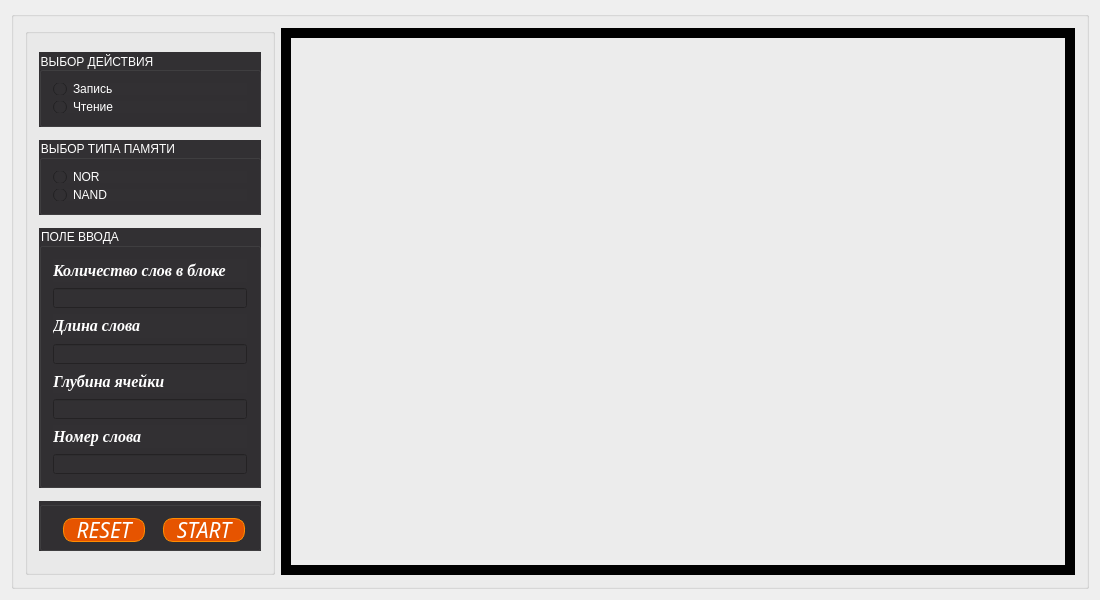
<?xml version="1.0" encoding="UTF-8"?>
<ui version="4.0">
 <class>MainWindow</class>
 <widget class="QMainWindow" name="MainWindow">
  <property name="windowModality">
   <enum>Qt::NonModal</enum>
  </property>
  <property name="enabled">
   <bool>true</bool>
  </property>
  <property name="geometry">
   <rect>
    <x>0</x>
    <y>0</y>
    <width>1100</width>
    <height>600</height>
   </rect>
  </property>
  <property name="minimumSize">
   <size>
    <width>1100</width>
    <height>600</height>
   </size>
  </property>
  <property name="font">
   <font>
    <weight>50</weight>
    <bold>false</bold>
   </font>
  </property>
  <property name="mouseTracking">
   <bool>true</bool>
  </property>
  <property name="contextMenuPolicy">
   <enum>Qt::CustomContextMenu</enum>
  </property>
  <property name="acceptDrops">
   <bool>true</bool>
  </property>
  <property name="windowTitle">
   <string>MainWindow</string>
  </property>
  <property name="toolTipDuration">
   <number>0</number>
  </property>
  <property name="accessibleDescription">
   <string/>
  </property>
  <property name="layoutDirection">
   <enum>Qt::LeftToRight</enum>
  </property>
  <property name="autoFillBackground">
   <bool>false</bool>
  </property>
  <property name="styleSheet">
   <string notr="true">background-image: url(:/new/prefix1/AZ_GIRL.jpg);
background-size: 100% 100%;

</string>
  </property>
  <property name="iconSize">
   <size>
    <width>24</width>
    <height>24</height>
   </size>
  </property>
  <property name="toolButtonStyle">
   <enum>Qt::ToolButtonIconOnly</enum>
  </property>
  <property name="animated">
   <bool>true</bool>
  </property>
  <property name="unifiedTitleAndToolBarOnMac">
   <bool>false</bool>
  </property>
  <widget class="QWidget" name="centralWidget">
   <property name="autoFillBackground">
    <bool>false</bool>
   </property>
   <property name="styleSheet">
    <string notr="true"/>
   </property>
   <layout class="QHBoxLayout" name="horizontalLayout">
    <item>
     <widget class="QGroupBox" name="Main_group_box">
      <property name="minimumSize">
       <size>
        <width>0</width>
        <height>0</height>
       </size>
      </property>
      <property name="styleSheet">
       <string notr="true">background: transparent;</string>
      </property>
      <property name="title">
       <string/>
      </property>
      <layout class="QHBoxLayout" name="horizontalLayout_2">
       <item>
        <widget class="QGroupBox" name="Optional_group_box">
         <property name="minimumSize">
          <size>
           <width>0</width>
           <height>0</height>
          </size>
         </property>
         <property name="maximumSize">
          <size>
           <width>250</width>
           <height>550</height>
          </size>
         </property>
         <property name="styleSheet">
          <string notr="true">background: transparent;</string>
         </property>
         <property name="title">
          <string/>
         </property>
         <layout class="QVBoxLayout" name="verticalLayout">
          <item>
           <widget class="QGroupBox" name="groupBox">
            <property name="minimumSize">
             <size>
              <width>0</width>
              <height>0</height>
             </size>
            </property>
            <property name="maximumSize">
             <size>
              <width>240</width>
              <height>75</height>
             </size>
            </property>
            <property name="styleSheet">
             <string notr="true">color: white;
background-color: #323033;</string>
            </property>
            <property name="title">
             <string>ВЫБОР ДЕЙСТВИЯ</string>
            </property>
            <layout class="QVBoxLayout" name="verticalLayout_10">
             <item>
              <widget class="QRadioButton" name="WriteRadioButton">
               <property name="styleSheet">
                <string notr="true">color: white;</string>
               </property>
               <property name="text">
                <string>Запись</string>
               </property>
              </widget>
             </item>
             <item>
              <widget class="QRadioButton" name="ReadRadioButton">
               <property name="styleSheet">
                <string notr="true">color: white;</string>
               </property>
               <property name="text">
                <string>Чтение</string>
               </property>
              </widget>
             </item>
            </layout>
           </widget>
          </item>
          <item>
           <widget class="QGroupBox" name="groupBox_2">
            <property name="minimumSize">
             <size>
              <width>0</width>
              <height>0</height>
             </size>
            </property>
            <property name="maximumSize">
             <size>
              <width>240</width>
              <height>75</height>
             </size>
            </property>
            <property name="styleSheet">
             <string notr="true">color: white;
background-color: #323033;</string>
            </property>
            <property name="title">
             <string>ВЫБОР ТИПА ПАМЯТИ</string>
            </property>
            <layout class="QVBoxLayout" name="verticalLayout_11">
             <item>
              <widget class="QRadioButton" name="NORRadioButton">
               <property name="styleSheet">
                <string notr="true">color: white;</string>
               </property>
               <property name="text">
                <string>NOR</string>
               </property>
              </widget>
             </item>
             <item>
              <widget class="QRadioButton" name="NANDRadioButton">
               <property name="styleSheet">
                <string notr="true">color: white;</string>
               </property>
               <property name="text">
                <string>NAND</string>
               </property>
              </widget>
             </item>
            </layout>
           </widget>
          </item>
          <item>
           <widget class="QGroupBox" name="Entry_Field">
            <property name="minimumSize">
             <size>
              <width>0</width>
              <height>0</height>
             </size>
            </property>
            <property name="maximumSize">
             <size>
              <width>240</width>
              <height>260</height>
             </size>
            </property>
            <property name="styleSheet">
             <string notr="true">color: white;
background-color: #323033;</string>
            </property>
            <property name="title">
             <string>ПОЛЕ ВВОДА</string>
            </property>
            <layout class="QVBoxLayout" name="verticalLayout_4">
             <item>
              <widget class="QLabel" name="CountWordInBlockInfoLabel">
               <property name="minimumSize">
                <size>
                 <width>0</width>
                 <height>0</height>
                </size>
               </property>
               <property name="maximumSize">
                <size>
                 <width>200</width>
                 <height>25</height>
                </size>
               </property>
               <property name="font">
                <font>
                 <family>Times New Roman</family>
                 <pointsize>12</pointsize>
                 <weight>75</weight>
                 <italic>true</italic>
                 <bold>true</bold>
                </font>
               </property>
               <property name="styleSheet">
                <string notr="true">color: white;</string>
               </property>
               <property name="text">
                <string>&lt;html&gt;&lt;head/&gt;&lt;body&gt;&lt;p&gt;&lt;span style=&quot; font-weight:600;&quot;&gt;Количество слов в блоке&lt;/span&gt;&lt;/p&gt;&lt;/body&gt;&lt;/html&gt;</string>
               </property>
               <property name="alignment">
                <set>Qt::AlignJustify|Qt::AlignVCenter</set>
               </property>
               <property name="indent">
                <number>2</number>
               </property>
              </widget>
             </item>
             <item>
              <widget class="QLineEdit" name="CountWordInBlockLineEdit">
               <property name="minimumSize">
                <size>
                 <width>0</width>
                 <height>0</height>
                </size>
               </property>
               <property name="maximumSize">
                <size>
                 <width>200</width>
                 <height>20</height>
                </size>
               </property>
               <property name="styleSheet">
                <string notr="true"/>
               </property>
              </widget>
             </item>
             <item>
              <widget class="QLabel" name="WordLengthInfoLabel">
               <property name="minimumSize">
                <size>
                 <width>0</width>
                 <height>0</height>
                </size>
               </property>
               <property name="maximumSize">
                <size>
                 <width>200</width>
                 <height>25</height>
                </size>
               </property>
               <property name="font">
                <font>
                 <family>Times New Roman</family>
                 <pointsize>12</pointsize>
                 <weight>75</weight>
                 <italic>true</italic>
                 <bold>true</bold>
                </font>
               </property>
               <property name="styleSheet">
                <string notr="true">color: white;</string>
               </property>
               <property name="text">
                <string>&lt;html&gt;&lt;head/&gt;&lt;body&gt;&lt;p&gt;&lt;span style=&quot; font-weight:600;&quot;&gt;Длина слова&lt;/span&gt;&lt;/p&gt;&lt;/body&gt;&lt;/html&gt;</string>
               </property>
               <property name="alignment">
                <set>Qt::AlignJustify|Qt::AlignVCenter</set>
               </property>
               <property name="indent">
                <number>33</number>
               </property>
              </widget>
             </item>
             <item>
              <widget class="QLineEdit" name="WordLengthLineEdit">
               <property name="minimumSize">
                <size>
                 <width>0</width>
                 <height>0</height>
                </size>
               </property>
               <property name="maximumSize">
                <size>
                 <width>200</width>
                 <height>20</height>
                </size>
               </property>
               <property name="styleSheet">
                <string notr="true"/>
               </property>
              </widget>
             </item>
             <item>
              <widget class="QLabel" name="CellDepthInfoLabel">
               <property name="font">
                <font>
                 <family>Times New Roman</family>
                 <pointsize>12</pointsize>
                 <weight>75</weight>
                 <italic>true</italic>
                 <bold>true</bold>
                </font>
               </property>
               <property name="styleSheet">
                <string notr="true">color: white;</string>
               </property>
               <property name="text">
                <string>&lt;html&gt;&lt;head/&gt;&lt;body&gt;&lt;p&gt;&lt;span style=&quot; font-weight:600;&quot;&gt;Глубина ячейки&lt;/span&gt;&lt;/p&gt;&lt;/body&gt;&lt;/html&gt;</string>
               </property>
               <property name="alignment">
                <set>Qt::AlignJustify|Qt::AlignVCenter</set>
               </property>
               <property name="indent">
                <number>25</number>
               </property>
              </widget>
             </item>
             <item>
              <widget class="QLineEdit" name="CellDepthLineEdit">
               <property name="minimumSize">
                <size>
                 <width>0</width>
                 <height>0</height>
                </size>
               </property>
               <property name="maximumSize">
                <size>
                 <width>200</width>
                 <height>20</height>
                </size>
               </property>
              </widget>
             </item>
             <item>
              <widget class="QLabel" name="BitWordNumberInfoLabel">
               <property name="minimumSize">
                <size>
                 <width>0</width>
                 <height>0</height>
                </size>
               </property>
               <property name="maximumSize">
                <size>
                 <width>200</width>
                 <height>25</height>
                </size>
               </property>
               <property name="font">
                <font>
                 <family>Times New Roman</family>
                 <pointsize>12</pointsize>
                 <weight>75</weight>
                 <italic>true</italic>
                 <bold>true</bold>
                </font>
               </property>
               <property name="layoutDirection">
                <enum>Qt::LeftToRight</enum>
               </property>
               <property name="autoFillBackground">
                <bool>false</bool>
               </property>
               <property name="styleSheet">
                <string notr="true">color: white;</string>
               </property>
               <property name="frameShape">
                <enum>QFrame::NoFrame</enum>
               </property>
               <property name="frameShadow">
                <enum>QFrame::Plain</enum>
               </property>
               <property name="lineWidth">
                <number>10</number>
               </property>
               <property name="midLineWidth">
                <number>2</number>
               </property>
               <property name="text">
                <string>Номер слова</string>
               </property>
               <property name="textFormat">
                <enum>Qt::AutoText</enum>
               </property>
               <property name="scaledContents">
                <bool>false</bool>
               </property>
               <property name="alignment">
                <set>Qt::AlignJustify|Qt::AlignVCenter</set>
               </property>
               <property name="indent">
                <number>28</number>
               </property>
              </widget>
             </item>
             <item>
              <widget class="QLineEdit" name="BitWordNumber">
               <property name="minimumSize">
                <size>
                 <width>0</width>
                 <height>0</height>
                </size>
               </property>
               <property name="maximumSize">
                <size>
                 <width>200</width>
                 <height>20</height>
                </size>
               </property>
              </widget>
             </item>
            </layout>
           </widget>
          </item>
          <item>
           <widget class="QGroupBox" name="Button_group_box">
            <property name="minimumSize">
             <size>
              <width>0</width>
              <height>0</height>
             </size>
            </property>
            <property name="maximumSize">
             <size>
              <width>240</width>
              <height>50</height>
             </size>
            </property>
            <property name="styleSheet">
             <string notr="true">background-color: #323033;</string>
            </property>
            <property name="title">
             <string/>
            </property>
            <layout class="QHBoxLayout" name="horizontalLayout_3">
             <item>
              <widget class="QPushButton" name="ResetButton">
               <property name="minimumSize">
                <size>
                 <width>102</width>
                 <height>24</height>
                </size>
               </property>
               <property name="maximumSize">
                <size>
                 <width>200</width>
                 <height>50</height>
                </size>
               </property>
               <property name="font">
                <font>
                 <family>Monotype Corsiva</family>
                 <pointsize>16</pointsize>
                 <weight>50</weight>
                 <italic>true</italic>
                 <bold>false</bold>
                </font>
               </property>
               <property name="styleSheet">
                <string notr="true">QPushButton
{
background-color: #E65400;
border: 1px solid #FF8C00;
border-radius: 10px;
min-width: 80%;
min-height: 22%;
margin-left: 10%;
margin-right: 10%;
color: white;
}
QPushButton:pressed
{
	border: 2px solid #696969;
	border-radius: 10px;
	box-shadow: inset 0 0 6px;
}</string>
               </property>
               <property name="text">
                <string>RESET</string>
               </property>
              </widget>
             </item>
             <item>
              <widget class="QPushButton" name="StartButton">
               <property name="sizePolicy">
                <sizepolicy hsizetype="Minimum" vsizetype="Fixed">
                 <horstretch>50</horstretch>
                 <verstretch>30</verstretch>
                </sizepolicy>
               </property>
               <property name="minimumSize">
                <size>
                 <width>102</width>
                 <height>24</height>
                </size>
               </property>
               <property name="maximumSize">
                <size>
                 <width>200</width>
                 <height>50</height>
                </size>
               </property>
               <property name="palette">
                <palette>
                 <active>
                  <colorrole role="WindowText">
                   <brush brushstyle="SolidPattern">
                    <color alpha="255">
                     <red>255</red>
                     <green>255</green>
                     <blue>255</blue>
                    </color>
                   </brush>
                  </colorrole>
                  <colorrole role="Button">
                   <brush brushstyle="SolidPattern">
                    <color alpha="255">
                     <red>230</red>
                     <green>84</green>
                     <blue>0</blue>
                    </color>
                   </brush>
                  </colorrole>
                  <colorrole role="Text">
                   <brush brushstyle="SolidPattern">
                    <color alpha="255">
                     <red>255</red>
                     <green>255</green>
                     <blue>255</blue>
                    </color>
                   </brush>
                  </colorrole>
                  <colorrole role="ButtonText">
                   <brush brushstyle="SolidPattern">
                    <color alpha="255">
                     <red>255</red>
                     <green>255</green>
                     <blue>255</blue>
                    </color>
                   </brush>
                  </colorrole>
                  <colorrole role="Base">
                   <brush brushstyle="SolidPattern">
                    <color alpha="255">
                     <red>230</red>
                     <green>84</green>
                     <blue>0</blue>
                    </color>
                   </brush>
                  </colorrole>
                  <colorrole role="Window">
                   <brush brushstyle="SolidPattern">
                    <color alpha="255">
                     <red>230</red>
                     <green>84</green>
                     <blue>0</blue>
                    </color>
                   </brush>
                  </colorrole>
                  <colorrole role="PlaceholderText">
                   <brush brushstyle="NoBrush">
                    <color alpha="128">
                     <red>255</red>
                     <green>255</green>
                     <blue>255</blue>
                    </color>
                   </brush>
                  </colorrole>
                 </active>
                 <inactive>
                  <colorrole role="WindowText">
                   <brush brushstyle="SolidPattern">
                    <color alpha="255">
                     <red>255</red>
                     <green>255</green>
                     <blue>255</blue>
                    </color>
                   </brush>
                  </colorrole>
                  <colorrole role="Button">
                   <brush brushstyle="SolidPattern">
                    <color alpha="255">
                     <red>230</red>
                     <green>84</green>
                     <blue>0</blue>
                    </color>
                   </brush>
                  </colorrole>
                  <colorrole role="Text">
                   <brush brushstyle="SolidPattern">
                    <color alpha="255">
                     <red>255</red>
                     <green>255</green>
                     <blue>255</blue>
                    </color>
                   </brush>
                  </colorrole>
                  <colorrole role="ButtonText">
                   <brush brushstyle="SolidPattern">
                    <color alpha="255">
                     <red>255</red>
                     <green>255</green>
                     <blue>255</blue>
                    </color>
                   </brush>
                  </colorrole>
                  <colorrole role="Base">
                   <brush brushstyle="SolidPattern">
                    <color alpha="255">
                     <red>230</red>
                     <green>84</green>
                     <blue>0</blue>
                    </color>
                   </brush>
                  </colorrole>
                  <colorrole role="Window">
                   <brush brushstyle="SolidPattern">
                    <color alpha="255">
                     <red>230</red>
                     <green>84</green>
                     <blue>0</blue>
                    </color>
                   </brush>
                  </colorrole>
                  <colorrole role="PlaceholderText">
                   <brush brushstyle="NoBrush">
                    <color alpha="128">
                     <red>255</red>
                     <green>255</green>
                     <blue>255</blue>
                    </color>
                   </brush>
                  </colorrole>
                 </inactive>
                 <disabled>
                  <colorrole role="WindowText">
                   <brush brushstyle="SolidPattern">
                    <color alpha="255">
                     <red>255</red>
                     <green>255</green>
                     <blue>255</blue>
                    </color>
                   </brush>
                  </colorrole>
                  <colorrole role="Button">
                   <brush brushstyle="SolidPattern">
                    <color alpha="255">
                     <red>230</red>
                     <green>84</green>
                     <blue>0</blue>
                    </color>
                   </brush>
                  </colorrole>
                  <colorrole role="Text">
                   <brush brushstyle="SolidPattern">
                    <color alpha="255">
                     <red>255</red>
                     <green>255</green>
                     <blue>255</blue>
                    </color>
                   </brush>
                  </colorrole>
                  <colorrole role="ButtonText">
                   <brush brushstyle="SolidPattern">
                    <color alpha="255">
                     <red>255</red>
                     <green>255</green>
                     <blue>255</blue>
                    </color>
                   </brush>
                  </colorrole>
                  <colorrole role="Base">
                   <brush brushstyle="SolidPattern">
                    <color alpha="255">
                     <red>230</red>
                     <green>84</green>
                     <blue>0</blue>
                    </color>
                   </brush>
                  </colorrole>
                  <colorrole role="Window">
                   <brush brushstyle="SolidPattern">
                    <color alpha="255">
                     <red>230</red>
                     <green>84</green>
                     <blue>0</blue>
                    </color>
                   </brush>
                  </colorrole>
                  <colorrole role="PlaceholderText">
                   <brush brushstyle="NoBrush">
                    <color alpha="128">
                     <red>255</red>
                     <green>255</green>
                     <blue>255</blue>
                    </color>
                   </brush>
                  </colorrole>
                 </disabled>
                </palette>
               </property>
               <property name="font">
                <font>
                 <family>Monotype Corsiva</family>
                 <pointsize>16</pointsize>
                 <weight>50</weight>
                 <italic>true</italic>
                 <bold>false</bold>
                </font>
               </property>
               <property name="tabletTracking">
                <bool>true</bool>
               </property>
               <property name="focusPolicy">
                <enum>Qt::TabFocus</enum>
               </property>
               <property name="acceptDrops">
                <bool>false</bool>
               </property>
               <property name="styleSheet">
                <string notr="true">QPushButton
{
background-color: #E65400;
border: 1px solid#FF8C00;
border-radius: 10px;
min-width: 80%;
min-height: 22%;
margin-left: 10%;
margin-right: 10%;
color: white;
}
QPushButton:pressed
{
	border: 2px solid #696969;
	border-radius: 10px;
	box-shadow: inset 0 0 6px;
}</string>
               </property>
               <property name="text">
                <string>START</string>
               </property>
              </widget>
             </item>
            </layout>
           </widget>
          </item>
         </layout>
        </widget>
       </item>
       <item>
        <widget class="QStackedWidget" name="NOR_NAND_StackedWidget">
         <property name="minimumSize">
          <size>
           <width>0</width>
           <height>0</height>
          </size>
         </property>
         <property name="styleSheet">
          <string notr="true">background: transparent;
border: 5px solid black;
</string>
         </property>
         <property name="currentIndex">
          <number>0</number>
         </property>
         <widget class="QWidget" name="NOR"/>
         <widget class="QWidget" name="NAND"/>
        </widget>
       </item>
      </layout>
     </widget>
    </item>
   </layout>
  </widget>
 </widget>
 <layoutdefault spacing="6" margin="11"/>
 <resources/>
 <connections/>
</ui>
